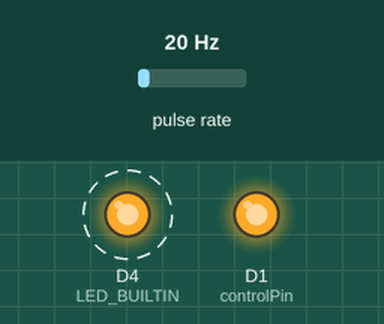
Simulated run of this sketch. Board: ESP8266 (NodeMCU). On the bench: output pins drawn as LEDs (lit = HIGH, except the on-board LED, lit = LOW). Wiring (inferred from the names in the program): pulse sensor: data D2. Dashed ring = blinking. The inputs (shaded band) are chosen by the test bench; at power-on: pulse rate 20 Hz. What the sketch prints to the serial monitor is not drawn.

Above: at 0.5 s.
Timing chart, 0 to 4.6 s (numbered marks = the images above):
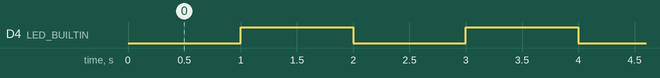

The sketch:

esp8266_fan_control.ino
```cpp
/*
  This sketch is for an ESP8266 connected to an ARCTIC BioniX F140
  140 mm diameter fan with PWM control.

  See https://www.arctic.de/media/55/b2/e4/1690270670/Spec_Sheet_BioniX_F140_EN.pdf

  The sketch controls the speed of the fan and uses an interrupt
  to measure the speed. Output is provided on the serial interface.

*/

#include <Arduino.h>

const int controlPin = D1;
const int sensorPin = D2;

void ICACHE_RAM_ATTR callback();

const char* version = __DATE__ " / " __TIME__;

volatile unsigned int counter = 0;

void setup() {
  Serial.begin(115200);
  Serial.print("\n[esp8266_fan_control / ");
  Serial.print(version);
  Serial.println("]");

  pinMode(LED_BUILTIN, OUTPUT);
  digitalWrite(LED_BUILTIN, HIGH);

  analogWriteFreq(40000);
  pinMode(controlPin, OUTPUT);
  analogWrite(controlPin, 255);  // this is where the speed is controlled

  pinMode(sensorPin, INPUT);
  attachInterrupt(digitalPinToInterrupt(sensorPin), callback, RISING);
}

void loop() {
  unsigned int rps, rpm;

  noInterrupts();
  rps = counter;
  counter = 0;
  interrupts();

  // convert from counts per second to rotations per minute
  rpm = rps * 60 / 2;

  Serial.print("Counts: ");
  Serial.print(rps, 1);
  Serial.print(" RPM: ");
  Serial.println(rpm);

  digitalWrite(LED_BUILTIN, !digitalRead(LED_BUILTIN));

  delay(1000);  // run once per second
}

void callback() {
  counter++;
}
```

Measured:
- by itself, D4 (LED_BUILTIN): alternates HIGH for 1.0 s and LOW for 1.0 s
